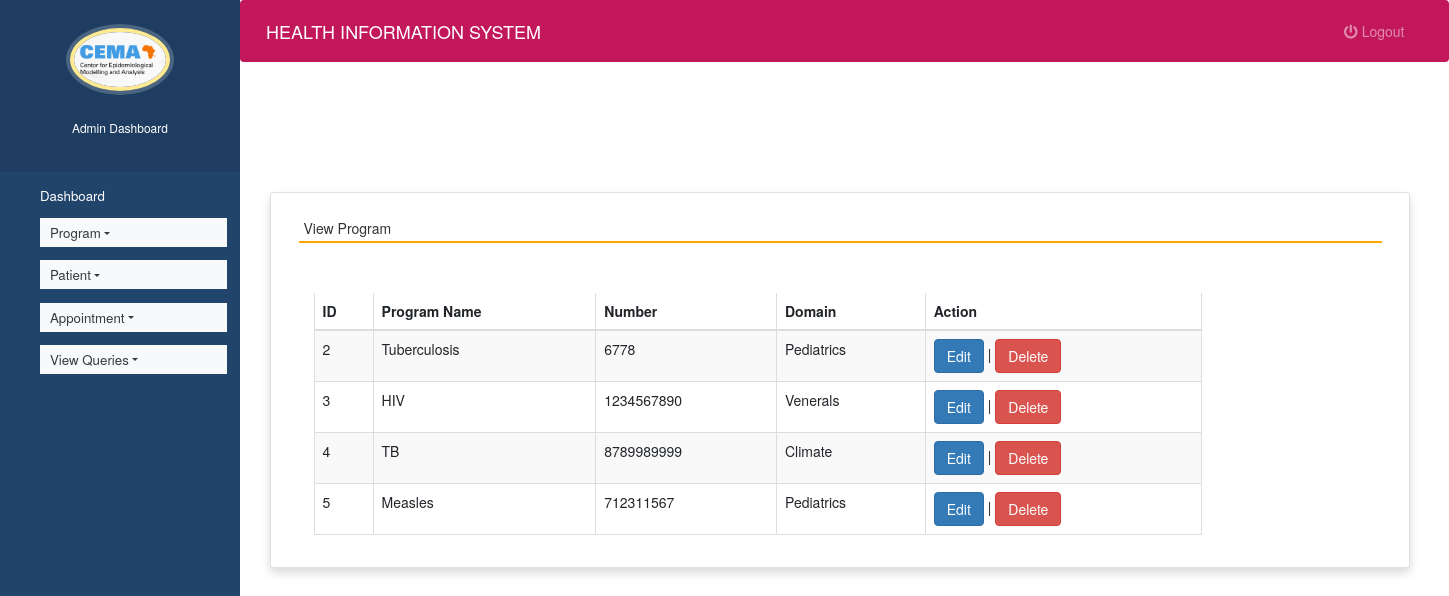
Before: /view_program (signed in) with the older database file.
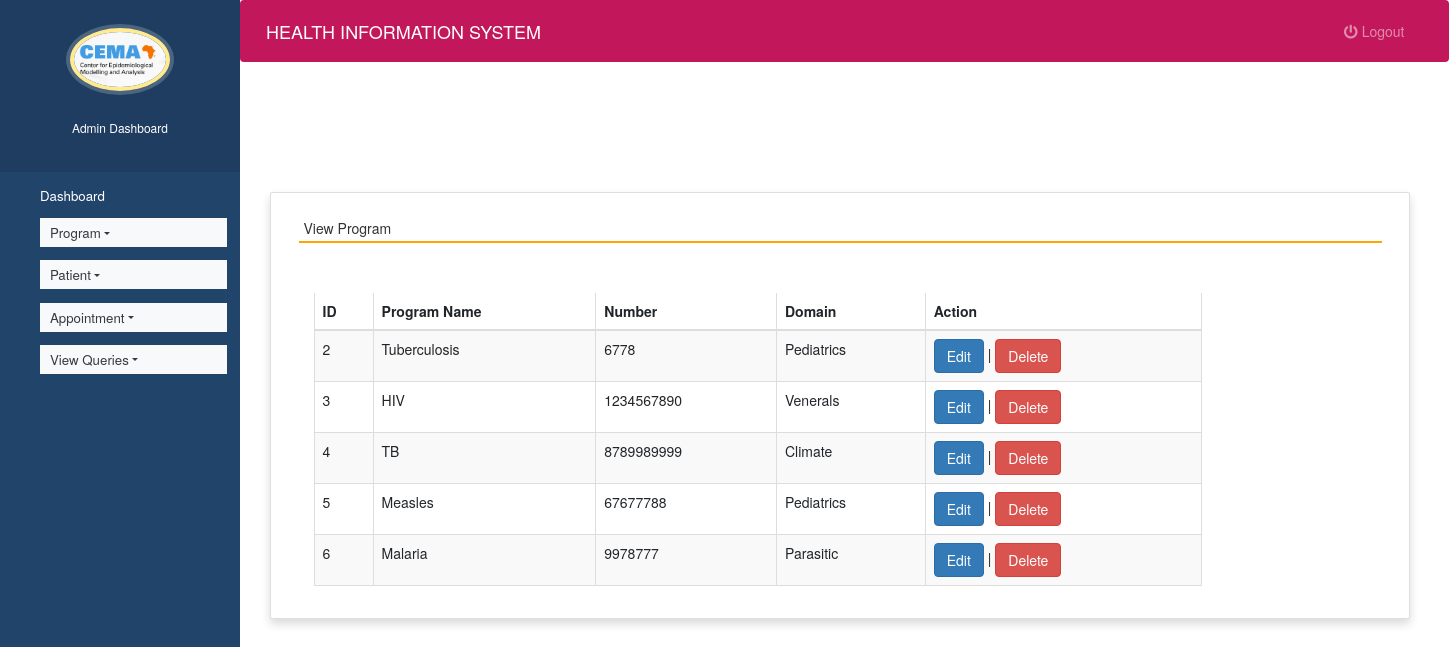
After: the same page with the newer database file.
### health/models.py (models this page shows, shortened)
class Program(models.Model):
    name = models.CharField(max_length=50)
    mobile = models.IntegerField()
    special = models.CharField(max_length=50)

### health/views.py (the view)
# urls.py: path('view_program', view_program, name='view_program'),
def view_program(request):
    if not request.user.is_staff:
        return redirect('login')
    prog = Program.objects.all()
    p = {'prog':prog}
    return render(request,'view_doctor.html', p)

### health/templates/view_doctor.html (shortened to what this page needs)
{% extends 'admin_nav.html' %}
{% load static %}
{% block content %}
<head>
 <link rel="stylesheet" href="https://maxcdn.bootstrapcdn.com/bootstrap/3.4.1/css/bootstrap.min.css">
  <link rel="stylesheet" href="https://cdnjs.cloudflare.com/ajax/libs/font-awesome/4.7.0/css/font-awesome.min.css">
  <link rel="stylesheet" href="https://use.fontawesome.com/releases/v5.6.3/css/all.css">
</head>
<br><br><br><br>
<div class="container card shadow m-5">
    <div class="card-body">
        <h5 class="p-2" style="border-bottom: 2px solid orange">View Program</h5>
		<div class="container mt-5">
			<div class="table-responsive">
		<table id="example" class="table table-striped table-bordered table-sm" style="width:80%">
			<thead>
				<tr>
					<th>ID</th>
					<th>Program Name</th>
					<th>Number</th>
					<th>Domain</th>
                    <th>Action</th>
				</tr>
			</thead>
			<tbody>
            {% for i in prog %}
			<tr>
				<td>{{i.id}}</td>
				<td>{{i.name}}</td>
				<td>{{i.mobile}}</td>
				<td>{{i.special}}</td>
				<td><a href="{% url 'edit_program' i.id %}" class="btn btn-primary">Edit</a> |
				<a href="{% url 'delete_program' i.id %}" onclick="return confirm('Are you ready to delete this record ?')" class="btn btn-danger">Delete</a></td>
			</tr>
			{% endfor %}
			</tbody>
		</table>
				</div>
	 </div>
	</div>
</div>
{% endblock content %}

### health/templates/admin_nav.html (shortened to what this page needs)
<!DOCTYPE html>
{% load static %}
<html lang="en">
<head>
  <link rel="stylesheet" href="https://stackpath.bootstrapcdn.com/bootstrap/4.3.1/css/bootstrap.min.css">
  <link rel="stylesheet" href="https://maxcdn.bootstrapcdn.com/font-awesome/4.7.0/css/font-awesome.min.css">
  <link rel="stylesheet" href="{% static 'style.css' %}">
</head>
<body>
  <nav class="menu" tabindex="0">
    <header class="avatar">
      <img src="{% static 'images/h8.png' %}" />
      <br><br>
      <h6 style="color : white">Admin Dashboard</h6>
    </header>
    <ul>
      <li tabindex="0" class="icon-dashboard"> <a style="color:white; text-decoration:none;" href="{% url 'admin_home' %}"><span>Dashboard</span></a> </li>
      <li tabindex="0" class="nav-item dropdown icon-customers">
        <a href="" class="nav-link dropdown-toggle text-dark bg-light" id="navbardrop"
				data-toggle="dropdown" style="color:white; text-decoration:none;"> Program</a>
      </li>
      <li tabindex="0" class="nav-item dropdown icon-users">
        <a href="" class="nav-link dropdown-toggle text-dark bg-light" id="navbardrop"
				data-toggle="dropdown" style="color:white; text-decoration:none;"> Patient</a>
      </li>
      <li tabindex="0" class="nav-item dropdown icon-calendar">
        <a href="" class="nav-link dropdown-toggle text-dark bg-light" id="navbardrop"
				data-toggle="dropdown" style="color:white; text-decoration:none;"> Appointment</a>
      </li>
        <li tabindex="0" class="nav-item dropdown icon-calendar">
        <a href="" class="nav-link dropdown-toggle text-dark bg-light" id="navbardrop"
				data-toggle="dropdown" style="color:white; text-decoration:none;"> View Queries</a>
      </li>
    </ul>
  </nav>
  <main>
    <div class="bs-example">
      <nav class="navbar navbar-expand-md  navbar-dark fixed-top" style="background:#c2185b;">
        <a href="#" class="navbar-brand">HEALTH INFORMATION SYSTEM</a>
        <div class="collapse navbar-collapse justify-content-between" id="navbarCollapse">
          <div class="navbar-nav" style=" margin-left: 90%;">
            <a href="{% url 'logout' %}" class="nav-item nav-link"><i class="fas fa-power-off"></i> Logout</a>
          </div>
        </div>
      </nav>
    </div>
    {% block content %}
    {% endblock content %}
  </main>
</body>
</html>

### health/static/style.css (style rules this page uses)
body { padding-left: 240px; }
main { position: relative; height: 100vh; }
.menu { background: #21446B; height: 100vh; width: 240px; position: fixed; top: 0px; left: 0; z-index: 5; outline: none; }
.menu .avatar { background: rgba(0, 0, 0, 0.1); padding: 2em 0.5em; text-align: center; }
.menu .avatar img { width: 100px; border-radius: 50%; overflow: hidden; border: 4px solid #ffea92; box-shadow: 0 0 0 4px rgba(255, 255, 255, 0.2); }
.menu ul { list-style: none; padding: 0.5em 0; margin: 0; }
.menu ul li { padding: 0.5em 1em 0.5em 3em; font-size: 0.95em; font-weight: regular; background-repeat: no-repeat; background-position: left 15px center; background-size: auto 20px; transition: all 0.15s linear; cursor: pointer; }
.menu ul li.icon-dashboard { background-image: url("http://www.entypo.com/images//gauge.svg"); }
.menu ul li.icon-customers { background-image: url("http://www.entypo.com/images//briefcase.svg"); }
.menu ul li.icon-users { background-image: url("http://www.entypo.com/images//users.svg"); }
.menu ul li.icon-calendar { background-image: url("http://www.entypo.com/images//calendar.svg"); }

### health/templates/admin_nav.html (style rules this page uses)
a:link { text-decoration: none; }
a { color: white; }
body { padding-left: 240px; }
main { position: relative; height: 100vh; }
.menu { background: #21446B; height: 100vh; width: 240px; position: fixed; top: 0px; left: 0; z-index: 5; outline: none; }
.menu .avatar { background: rgba(0, 0, 0, 0.1); padding: 2em 0.5em; text-align: center; }
.menu .avatar img { width: 100px; border-radius: 50%; overflow: hidden; border: 4px solid #ffea92; box-shadow: 0 0 0 4px rgba(255, 255, 255, 0.2); }
.menu ul { list-style: none; padding: 0.5em 0; margin: 0; }
.menu ul li { padding: 0.5em 1em 0.5em 3em; font-size: 0.95em; font-weight: regular; background-repeat: no-repeat; background-position: left 15px center; background-size: auto 20px; transition: all 0.15s linear; cursor: pointer; }
.menu ul li.icon-dashboard { background-image: url("http://www.entypo.com/images//gauge.svg"); }
.menu ul li.icon-customers { background-image: url("http://www.entypo.com/images//briefcase.svg"); }
.menu ul li.icon-users { background-image: url("http://www.entypo.com/images//users.svg"); }
.menu ul li.icon-calendar { background-image: url("http://www.entypo.com/images//calendar.svg"); }

Changed rows visible on the page:
changed Program "Measles": mobile "712311567" → "67677788"
added Program: id "6", name "Malaria", mobile "9978777", special "Parasitic"
